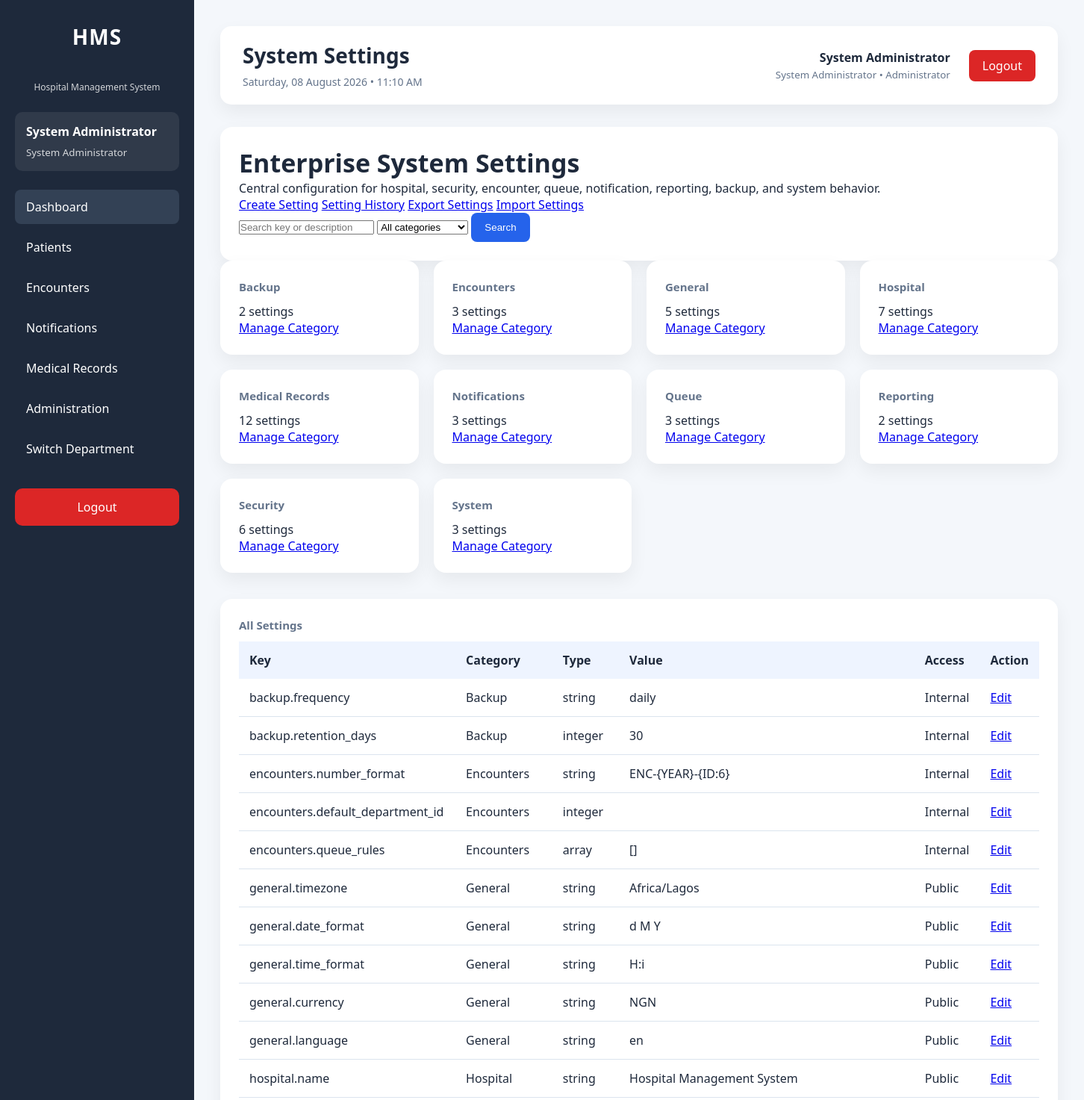
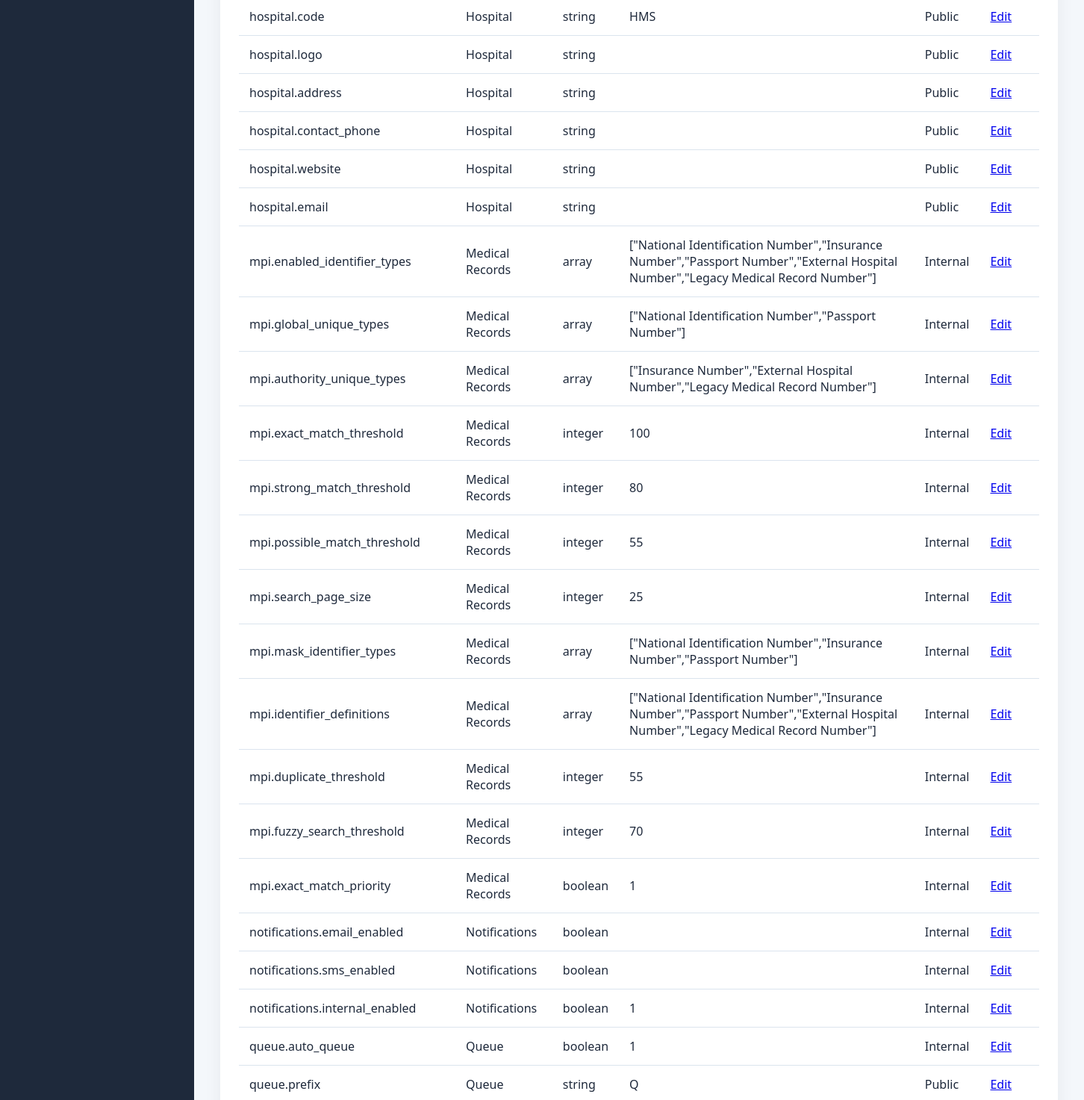
Page /modules/administration/settings/index.php (signed in, upper part) on the earlier database version (2 pictures, top to bottom).
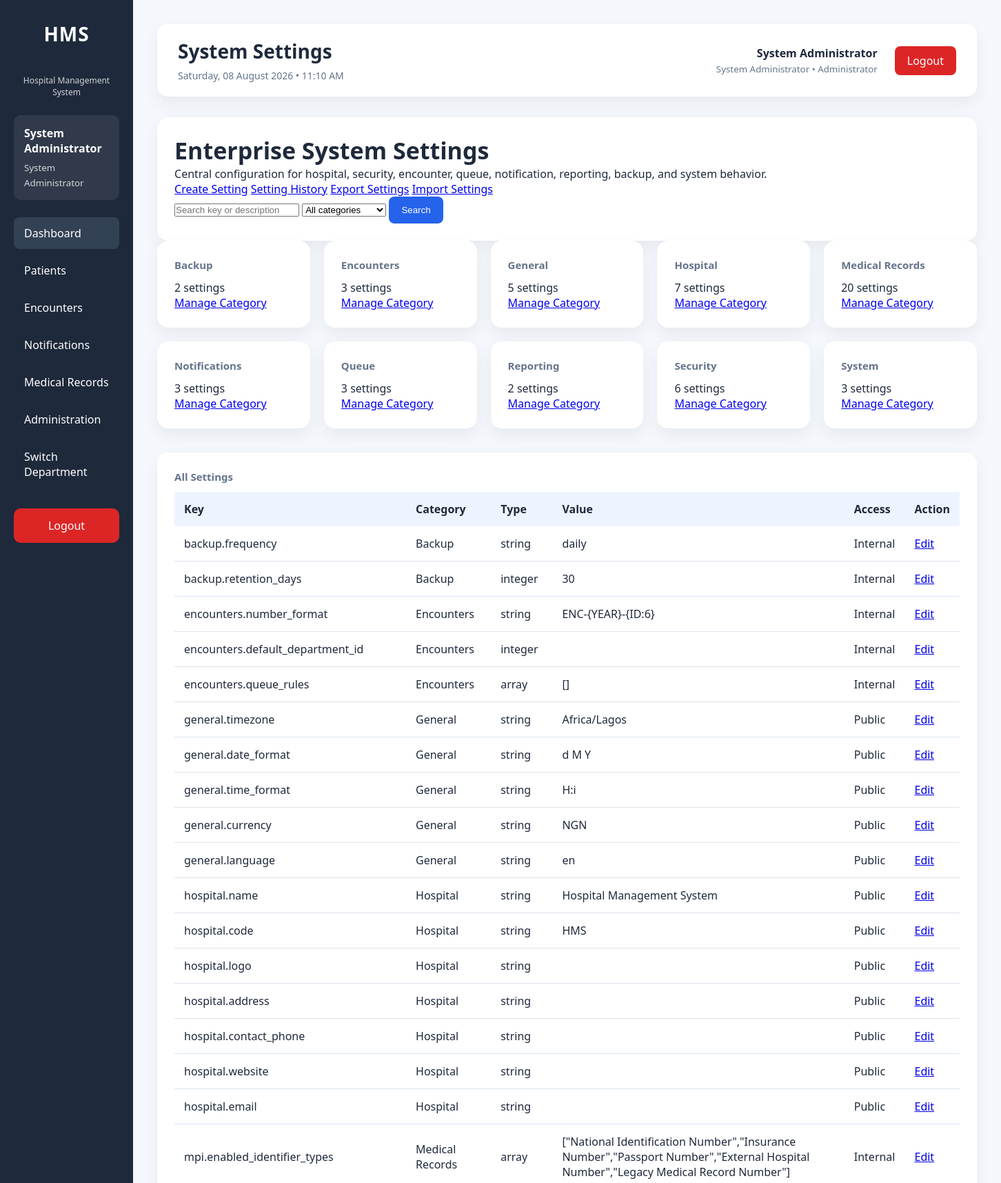
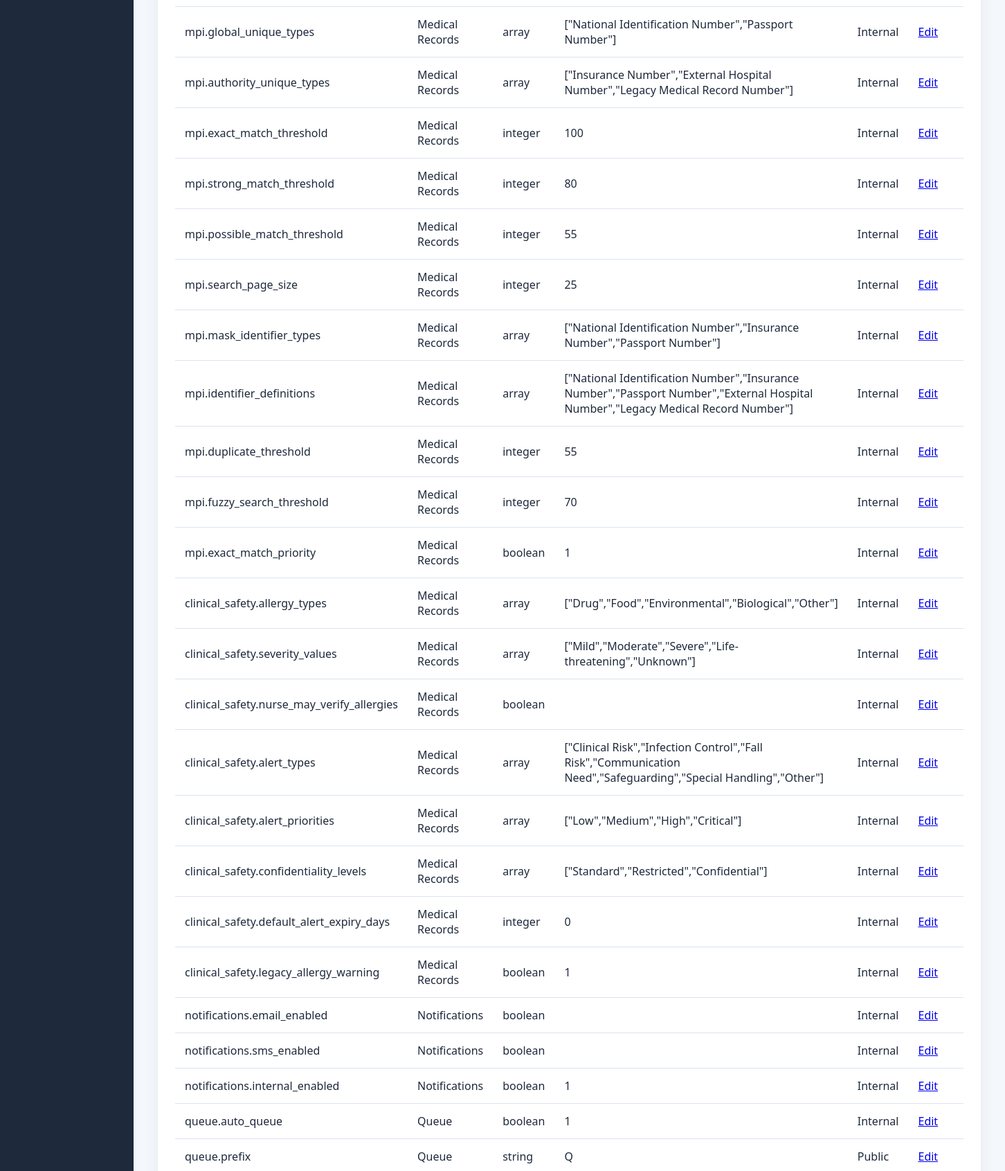
Same page on the later database version (2 pictures, top to bottom).
### tables this page shows
CREATE TABLE `system_settings` (
  `id` bigint(20) NOT NULL AUTO_INCREMENT,
  `setting_key` varchar(191) NOT NULL,
  `setting_value` longtext DEFAULT NULL,
  `setting_type` varchar(30) NOT NULL DEFAULT 'string',
  `setting_group` varchar(100) NOT NULL,
  `description` text DEFAULT NULL,
  `default_value` longtext DEFAULT NULL,
  `validation_rules` text DEFAULT NULL,
  `is_public` tinyint(1) NOT NULL DEFAULT 0,
  `is_editable` tinyint(1) NOT NULL DEFAULT 1,
  `is_system` tinyint(1) NOT NULL DEFAULT 0,
  `is_sensitive` tinyint(1) NOT NULL DEFAULT 0,
  `is_encrypted` tinyint(1) NOT NULL DEFAULT 0,
  `sort_order` int(11) NOT NULL DEFAULT 0,
  `created_by` int(11) DEFAULT NULL,
  `updated_by` int(11) DEFAULT NULL,
  `created_at` timestamp NOT NULL DEFAULT current_timestamp(),
  `updated_at` timestamp NULL DEFAULT NULL ON UPDATE current_timestamp(),
  PRIMARY KEY (`id`),
  UNIQUE KEY `uq_system_settings_key` (`setting_key`),
  KEY `idx_system_settings_group_order` (`setting_group`,`sort_order`,`setting_key`),
  KEY `idx_system_settings_public` (`is_public`,`setting_group`),
  KEY `idx_system_settings_system` (`is_system`,`is_editable`),
  KEY `fk_system_settings_created_by` (`created_by`),
  KEY `fk_system_settings_updated_by` (`updated_by`),
  CONSTRAINT `fk_system_settings_created_by` FOREIGN KEY (`created_by`) REFERENCES `users` (`id`) ON DELETE SET NULL ON UPDATE CASCADE,
  CONSTRAINT `fk_system_settings_updated_by` FOREIGN KEY (`updated_by`) REFERENCES `users` (`id`) ON DELETE SET NULL ON UPDATE CASCADE
);

### modules/administration/settings/bootstrap.php (called while the page is built, shortened)
<?php
require_once __DIR__ . '/../partials/bootstrap.php';
require_once __DIR__ . '/../../../services/SettingsService.php';
$settingsService = new SettingsService($pdo);

### services/SettingsService.php (called while the page is built, shortened)
<?php
class SettingsService
{
    private PDO $pdo;
    public function __construct(PDO $pdo)
    {
        $this->pdo = $pdo;
        $this->cacheNamespace = (string)spl_object_id($pdo);
    }
    public function get(string $key, mixed $default = null): mixed
    {
        $row = $this->settingRow($key);
        $stored = $row['setting_value'];
        try {
            return $this->deserializeValue((string)$stored, (string)$row['setting_type']);
        } catch (Throwable $exception) {
            return $default;
        }
    }
    public function listGroups(): array
    {
        $stmt = $this->pdo->query('
            SELECT setting_group,
                   COUNT(*) AS setting_count,
                   SUM(is_editable = 1) AS editable_count,
                   MIN(sort_order) AS first_sort_order
            FROM system_settings
            GROUP BY setting_group
            ORDER BY first_sort_order, setting_group
        ');
        $groups = $stmt->fetchAll(PDO::FETCH_ASSOC);
        return $groups;
    }
    public function search(string $search = '', ?string $group = null): array
    {
        $where = [];
        $parameters = [];
        $sql = 'SELECT * FROM system_settings';
        $sql .= ' ORDER BY setting_group, sort_order, setting_key';
        $stmt = $this->pdo->prepare($sql);
        $stmt->execute($parameters);
        return $this->hydrateRows($stmt->fetchAll(PDO::FETCH_ASSOC));
    }
    public function getInteger(string $key, int $default = 0): int
    {
        $value = $this->get($key, $default);
        return is_numeric($value) ? (int)$value : $default;
    }
    private function settingRow(string $key): ?array
    {
        try {
            $stmt = $this->pdo->prepare(
                'SELECT * FROM system_settings WHERE setting_key = :setting_key LIMIT 1'
            );
            $stmt->execute([':setting_key' => $key]);
            $row = $stmt->fetch(PDO::FETCH_ASSOC) ?: null;
        } catch (Throwable $exception) {
            $row = null;
        }
        return $row;
    }
    private function hydrateRows(array $rows): array
    {
        foreach ($rows as &$row) {
            $row['typed_value'] = $this->deserializeNullable(
                $row['setting_value'] !== null && $row['setting_value'] !== ''
                    ? $row['setting_value']
                    : $row['default_value'],
                (string)$row['setting_type']
            );
        }
        return $rows;
    }
    private function normalizeRules(mixed $rules): array
    {
        $decoded = json_decode($rules, true);
        return is_array($decoded) ? $decoded : [];
    }
    private function decodeRules(mixed $rules): array
    {
        return $this->normalizeRules($rules);
    }
    private function deserializeValue(string $value, string $type): mixed
    {
        return match ($type) {
            'integer' => (int)$value,
            'boolean' => in_array(strtolower($value), ['1', 'true', 'yes', 'on'], true),
            'float' => (float)$value,
            'array' => $this->toArray($value),
            default => $value
        };
    }
    private function deserializeNullable(mixed $value, string $type): mixed
    {
        if ($value === null || $value === '') {
            return null;
        }
        return $this->deserializeValue((string)$value, $type);
    }
    private function toArray(mixed $value): array
    {
        $decoded = json_decode($value, true, 512, JSON_THROW_ON_ERROR);
        return $decoded;
    }
}

### config/helpers.php (called while the page is built, shortened)
<?php
function e($value): string
{
    return htmlspecialchars(
        (string)$value,
        ENT_QUOTES,
        'UTF-8'
    );
}

### services/SessionService.php (called while the page is built, shortened)
<?php
class SessionService
{
    private ?PDO $pdo;
    private ?int $resolvedTimeoutSeconds = null;
    public function __construct(?PDO $pdo = null)
    {
        if ($pdo === null) {
            require_once __DIR__ . '/../config/database.php';
            $pdo = $GLOBALS['pdo'] ?? ($pdo ?? null);
        }
        $this->pdo = $pdo;
    }
    public function requireLogin(): void
    {
        $this->refreshOrExpire();
    }
    private function refreshOrExpire(): void
    {
        $lastActivity = (int)(
            $_SESSION['last_activity']
            ?? $_SESSION['login_time']
            ?? time()
        );
        if (time() - $lastActivity <= $this->sessionTimeoutSeconds()) {
            return;
        }
        exit;
    }
    private function sessionTimeoutSeconds(): int
    {
        if ($this->resolvedTimeoutSeconds !== null) {
            return $this->resolvedTimeoutSeconds;
        }
        $config = require __DIR__ . '/../config/app.php';
        $fallback = max(
            60,
            (int)($config['security']['session_timeout_seconds']
                ?? self::SESSION_TIMEOUT_SECONDS)
        );
        try {
            require_once __DIR__ . '/SettingsService.php';
            $minutes = (new SettingsService($this->pdo))->getInteger(
                'security.session_timeout_minutes',
                (int)ceil($fallback / 60)
            );
            return $this->resolvedTimeoutSeconds = max(60, $minutes * 60);
        } catch (Throwable $exception) {
            return $this->resolvedTimeoutSeconds = $fallback;
        }
    }
}

### config/auth.php (called while the page is built, shortened)
<?php
require_once __DIR__ . '/../services/SessionService.php';
$sessionService = new SessionService();
$sessionService->requireLogin();

### modules/administration/partials/bootstrap.php (called while the page is built, shortened)
<?php
require_once __DIR__ . '/../../../config/auth.php';
require_once __DIR__ . '/../../../config/helpers.php';

### modules/administration/settings/index.php (the view, shortened to what the changed rows need)
<?php
require_once __DIR__ . '/bootstrap.php';
$search = trim((string)($_GET['search'] ?? ''));
$selectedGroup = trim((string)($_GET['group'] ?? ''));
$groups = $settingsService->listGroups();
$settings = $settingsService->search(
    $search,
    $selectedGroup === '' ? null : $selectedGroup
);
require_once __DIR__ . '/../../../layouts/header.php';
require_once __DIR__ . '/../../../layouts/sidebar.php';
?>
<main class="content">
    <?php require_once __DIR__ . '/../../../layouts/navbar.php'; ?>
    <section class="card">
        <h2>Enterprise System Settings</h2>
    </section>
    <section class="stats">
        <?php foreach ($groups as $group): ?>
            <article class="card">
                <h3><?= e($group['setting_group']) ?></h3>
                <p><?= (int)$group['setting_count'] ?> settings</p>
                <a href="category.php?group=<?= urlencode((string)$group['setting_group']) ?>">Manage Category</a>
            </article>
        <?php endforeach; ?>
    </section>
    <section class="card">
        <?php if ($settings === []): ?>
            <p>No settings matched the current filters.</p>
        <?php else: ?>
            <table>
                <thead><tr><th>Key</th><th>Category</th><th>Type</th><th>Value</th><th>Access</th><th>Action</th></tr></thead>
                <tbody>
                <?php foreach ($settings as $setting): ?>
                    <tr>
                        <td><?= e($setting['setting_key']) ?></td>
                        <td><?= e($setting['setting_group']) ?></td>
                        <td><?= e($setting['setting_type']) ?></td>
                        <td><?= !empty($setting['is_sensitive']) ? '[REDACTED]' : e(is_array($setting['typed_value']) ? json_encode($setting['typed_value']) : (string)$setting['typed_value']) ?></td>
                        <td><?= !empty($setting['is_public']) ? 'Public' : 'Internal' ?></td>
                        <td><a href="edit.php?key=<?= urlencode((string)$setting['setting_key']) ?>">Edit</a></td>
                    </tr>
                <?php endforeach; ?>
                </tbody>
            </table>
        <?php endif; ?>
    </section>
</main>
<?php require_once __DIR__ . '/../../../layouts/footer.php'; ?>

Differences in the rows shown:
added system_settings: setting_key "clinical_safety.allergy_types", setting_group "Medical Records", setting_type "array", typed_value "[\"Drug\",\"Food\",\"Environmental\",\"Biological\",\"Other\"]", is_public "Internal"
added system_settings: setting_key "clinical_safety.severity_values", setting_group "Medical Records", setting_type "array", typed_value "[\"Mild\",\"Moderate\",\"Severe\",\"Life-threatening\",\"Unknown\"]", is_public "Internal"
added system_settings: setting_key "clinical_safety.nurse_may_verify_allergies", setting_group "Medical Records", setting_type "boolean", is_public "Internal"
added system_settings: setting_key "clinical_safety.alert_types", setting_group "Medical Records", setting_type "array", typed_value "[\"Clinical Risk\",\"Infection Control\",\"Fall Risk\",\"Communication Need\",\"Safeguarding\",\"Special Handling\",\"Other\"]", is_public "Internal"
added system_settings: setting_key "clinical_safety.alert_priorities", setting_group "Medical Records", setting_type "array", typed_value "[\"Low\",\"Medium\",\"High\",\"Critical\"]", is_public "Internal"
added system_settings: setting_key "clinical_safety.confidentiality_levels", setting_group "Medical Records", setting_type "array", typed_value "[\"Standard\",\"Restricted\",\"Confidential\"]", is_public "Internal"
added system_settings: setting_key "clinical_safety.default_alert_expiry_days", setting_group "Medical Records", setting_type "integer", typed_value "0", is_public "Internal"
added system_settings: setting_key "clinical_safety.legacy_allergy_warning", setting_group "Medical Records", setting_type "boolean", typed_value "1", is_public "Internal"
Other differences:
new list line: "Medical Records 20 settings Manage Category"
list line gone: "Medical Records 12 settings Manage Category"
